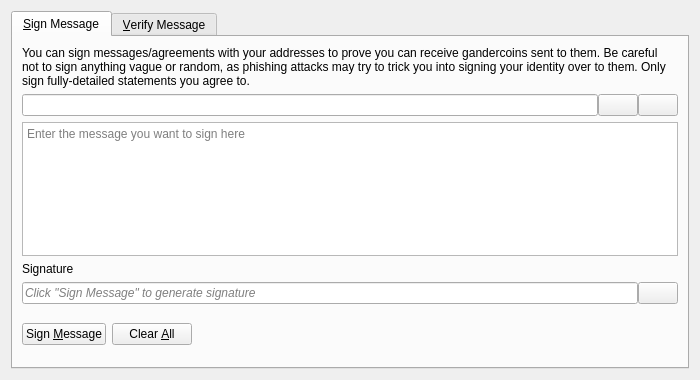
<?xml version="1.0" encoding="UTF-8"?>
<ui version="4.0">
 <class>SignVerifyMessageDialog</class>
 <widget class="QDialog" name="SignVerifyMessageDialog">
  <property name="geometry">
   <rect>
    <x>0</x>
    <y>0</y>
    <width>700</width>
    <height>380</height>
   </rect>
  </property>
  <property name="windowTitle">
   <string>Signatures - Sign / Verify a Message</string>
  </property>
  <property name="modal">
   <bool>true</bool>
  </property>
  <layout class="QVBoxLayout" name="verticalLayout">
   <item>
    <widget class="QTabWidget" name="tabWidget">
     <property name="currentIndex">
      <number>0</number>
     </property>
     <widget class="QWidget" name="tabSignMessage">
      <attribute name="title">
       <string>&amp;Sign Message</string>
      </attribute>
      <layout class="QVBoxLayout" name="verticalLayout_SM">
       <item>
        <widget class="QLabel" name="infoLabel_SM">
         <property name="text">
          <string>You can sign messages/agreements with your addresses to prove you can receive gandercoins sent to them. Be careful not to sign anything vague or random, as phishing attacks may try to trick you into signing your identity over to them. Only sign fully-detailed statements you agree to.</string>
         </property>
         <property name="textFormat">
          <enum>Qt::PlainText</enum>
         </property>
         <property name="wordWrap">
          <bool>true</bool>
         </property>
        </widget>
       </item>
       <item>
        <layout class="QHBoxLayout" name="horizontalLayout_1_SM">
         <property name="spacing">
          <number>0</number>
         </property>
         <item>
          <widget class="QValidatedLineEdit" name="addressIn_SM">
           <property name="toolTip">
            <string>The Gandercoin address to sign the message with</string>
           </property>
          </widget>
         </item>
         <item>
          <widget class="QPushButton" name="addressBookButton_SM">
           <property name="toolTip">
            <string>Choose previously used address</string>
           </property>
           <property name="text">
            <string/>
           </property>
           <property name="icon">
            <iconset resource="../bitcoin.qrc">
             <normaloff>:/icons/address-book</normaloff>:/icons/address-book</iconset>
           </property>
           <property name="shortcut">
            <string>Alt+A</string>
           </property>
           <property name="autoDefault">
            <bool>false</bool>
           </property>
          </widget>
         </item>
         <item>
          <widget class="QPushButton" name="pasteButton_SM">
           <property name="toolTip">
            <string>Paste address from clipboard</string>
           </property>
           <property name="text">
            <string/>
           </property>
           <property name="icon">
            <iconset resource="../bitcoin.qrc">
             <normaloff>:/icons/editpaste</normaloff>:/icons/editpaste</iconset>
           </property>
           <property name="shortcut">
            <string>Alt+P</string>
           </property>
           <property name="autoDefault">
            <bool>false</bool>
           </property>
          </widget>
         </item>
        </layout>
       </item>
       <item>
        <widget class="QPlainTextEdit" name="messageIn_SM">
         <property name="toolTip">
          <string>Enter the message you want to sign here</string>
         </property>
         <property name="placeholderText">
          <string>Enter the message you want to sign here</string>
         </property>
        </widget>
       </item>
       <item>
        <widget class="QLabel" name="signatureLabel_SM">
         <property name="text">
          <string>Signature</string>
         </property>
         <property name="textFormat">
          <enum>Qt::PlainText</enum>
         </property>
        </widget>
       </item>
       <item>
        <layout class="QHBoxLayout" name="horizontalLayout_2_SM">
         <property name="spacing">
          <number>0</number>
         </property>
         <item>
          <widget class="QLineEdit" name="signatureOut_SM">
           <property name="placeholderText">
            <string>Click "Sign Message" to generate signature</string>
           </property>
           <property name="font">
            <font>
             <italic>true</italic>
            </font>
           </property>
           <property name="readOnly">
            <bool>true</bool>
           </property>
          </widget>
         </item>
         <item>
          <widget class="QPushButton" name="copySignatureButton_SM">
           <property name="toolTip">
            <string>Copy the current signature to the system clipboard</string>
           </property>
           <property name="text">
            <string/>
           </property>
           <property name="icon">
            <iconset resource="../bitcoin.qrc">
             <normaloff>:/icons/editcopy</normaloff>:/icons/editcopy</iconset>
           </property>
           <property name="autoDefault">
            <bool>false</bool>
           </property>
          </widget>
         </item>
        </layout>
       </item>
       <item>
        <layout class="QHBoxLayout" name="horizontalLayout_3_SM">
         <item>
          <widget class="QPushButton" name="signMessageButton_SM">
           <property name="toolTip">
            <string>Sign the message to prove you own this Gandercoin address</string>
           </property>
           <property name="text">
            <string>Sign &amp;Message</string>
           </property>
           <property name="icon">
            <iconset resource="../bitcoin.qrc">
             <normaloff>:/icons/edit</normaloff>:/icons/edit</iconset>
           </property>
           <property name="autoDefault">
            <bool>false</bool>
           </property>
          </widget>
         </item>
         <item>
          <widget class="QPushButton" name="clearButton_SM">
           <property name="toolTip">
            <string>Reset all sign message fields</string>
           </property>
           <property name="text">
            <string>Clear &amp;All</string>
           </property>
           <property name="icon">
            <iconset resource="../bitcoin.qrc">
             <normaloff>:/icons/remove</normaloff>:/icons/remove</iconset>
           </property>
           <property name="autoDefault">
            <bool>false</bool>
           </property>
          </widget>
         </item>
         <item>
          <spacer name="horizontalSpacer_1_SM">
           <property name="orientation">
            <enum>Qt::Horizontal</enum>
           </property>
           <property name="sizeHint" stdset="0">
            <size>
             <width>40</width>
             <height>48</height>
            </size>
           </property>
          </spacer>
         </item>
         <item>
          <widget class="QLabel" name="statusLabel_SM">
           <property name="font">
            <font>
             <weight>75</weight>
             <bold>true</bold>
            </font>
           </property>
           <property name="text">
            <string/>
           </property>
           <property name="wordWrap">
            <bool>true</bool>
           </property>
          </widget>
         </item>
         <item>
          <spacer name="horizontalSpacer_2_SM">
           <property name="orientation">
            <enum>Qt::Horizontal</enum>
           </property>
           <property name="sizeHint" stdset="0">
            <size>
             <width>40</width>
             <height>48</height>
            </size>
           </property>
          </spacer>
         </item>
        </layout>
       </item>
      </layout>
     </widget>
     <widget class="QWidget" name="tabVerifyMessage">
      <attribute name="title">
       <string>&amp;Verify Message</string>
      </attribute>
      <layout class="QVBoxLayout" name="verticalLayout_VM">
       <item>
        <widget class="QLabel" name="infoLabel_VM">
         <property name="text">
          <string>Enter the receiver's address, message (ensure you copy line breaks, spaces, tabs, etc. exactly) and signature below to verify the message. Be careful not to read more into the signature than what is in the signed message itself, to avoid being tricked by a man-in-the-middle attack. Note that this only proves the signing party receives with the address, it cannot prove sendership of any transaction!</string>
         </property>
         <property name="textFormat">
          <enum>Qt::PlainText</enum>
         </property>
         <property name="alignment">
          <set>Qt::AlignLeading|Qt::AlignLeft|Qt::AlignTop</set>
         </property>
         <property name="wordWrap">
          <bool>true</bool>
         </property>
        </widget>
       </item>
       <item>
        <layout class="QHBoxLayout" name="horizontalLayout_1_VM">
         <property name="spacing">
          <number>0</number>
         </property>
         <item>
          <widget class="QValidatedLineEdit" name="addressIn_VM">
           <property name="toolTip">
            <string>The Gandercoin address the message was signed with</string>
           </property>
          </widget>
         </item>
         <item>
          <widget class="QPushButton" name="addressBookButton_VM">
           <property name="toolTip">
            <string>Choose previously used address</string>
           </property>
           <property name="text">
            <string/>
           </property>
           <property name="icon">
            <iconset resource="../bitcoin.qrc">
             <normaloff>:/icons/address-book</normaloff>:/icons/address-book</iconset>
           </property>
           <property name="shortcut">
            <string>Alt+A</string>
           </property>
           <property name="autoDefault">
            <bool>false</bool>
           </property>
          </widget>
         </item>
        </layout>
       </item>
       <item>
        <widget class="QPlainTextEdit" name="messageIn_VM">
          <property name="toolTip">
            <string>The signed message to verify</string>
          </property>
          <property name="placeholderText">
            <string>The signed message to verify</string>
          </property>
        </widget>
       </item>
       <item>
        <widget class="QValidatedLineEdit" name="signatureIn_VM">
          <property name="toolTip">
            <string>The signature given when the message was signed</string>
          </property>
          <property name="placeholderText">
            <string>The signature given when the message was signed</string>
          </property>
        </widget>
       </item>
       <item>
        <layout class="QHBoxLayout" name="horizontalLayout_2_VM">
         <item>
          <widget class="QPushButton" name="verifyMessageButton_VM">
           <property name="toolTip">
            <string>Verify the message to ensure it was signed with the specified Gandercoin address</string>
           </property>
           <property name="text">
            <string>Verify &amp;Message</string>
           </property>
           <property name="icon">
            <iconset resource="../bitcoin.qrc">
             <normaloff>:/icons/transaction_0</normaloff>:/icons/transaction_0</iconset>
           </property>
           <property name="autoDefault">
            <bool>false</bool>
           </property>
          </widget>
         </item>
         <item>
          <widget class="QPushButton" name="clearButton_VM">
           <property name="toolTip">
            <string>Reset all verify message fields</string>
           </property>
           <property name="text">
            <string>Clear &amp;All</string>
           </property>
           <property name="icon">
            <iconset resource="../bitcoin.qrc">
             <normaloff>:/icons/remove</normaloff>:/icons/remove</iconset>
           </property>
           <property name="autoDefault">
            <bool>false</bool>
           </property>
          </widget>
         </item>
         <item>
          <spacer name="horizontalSpacer_1_VM">
           <property name="orientation">
            <enum>Qt::Horizontal</enum>
           </property>
           <property name="sizeHint" stdset="0">
            <size>
             <width>40</width>
             <height>48</height>
            </size>
           </property>
          </spacer>
         </item>
         <item>
          <widget class="QLabel" name="statusLabel_VM">
           <property name="font">
            <font>
             <weight>75</weight>
             <bold>true</bold>
            </font>
           </property>
           <property name="text">
            <string/>
           </property>
           <property name="wordWrap">
            <bool>true</bool>
           </property>
          </widget>
         </item>
         <item>
          <spacer name="horizontalSpacer_2_VM">
           <property name="orientation">
            <enum>Qt::Horizontal</enum>
           </property>
           <property name="sizeHint" stdset="0">
            <size>
             <width>40</width>
             <height>48</height>
            </size>
           </property>
          </spacer>
         </item>
        </layout>
       </item>
      </layout>
     </widget>
    </widget>
   </item>
  </layout>
 </widget>
 <customwidgets>
  <customwidget>
   <class>QValidatedLineEdit</class>
   <extends>QLineEdit</extends>
   <header>qt/qvalidatedlineedit.h</header>
  </customwidget>
 </customwidgets>
 <resources>
  <include location="../bitcoin.qrc"/>
 </resources>
 <connections/>
</ui>
